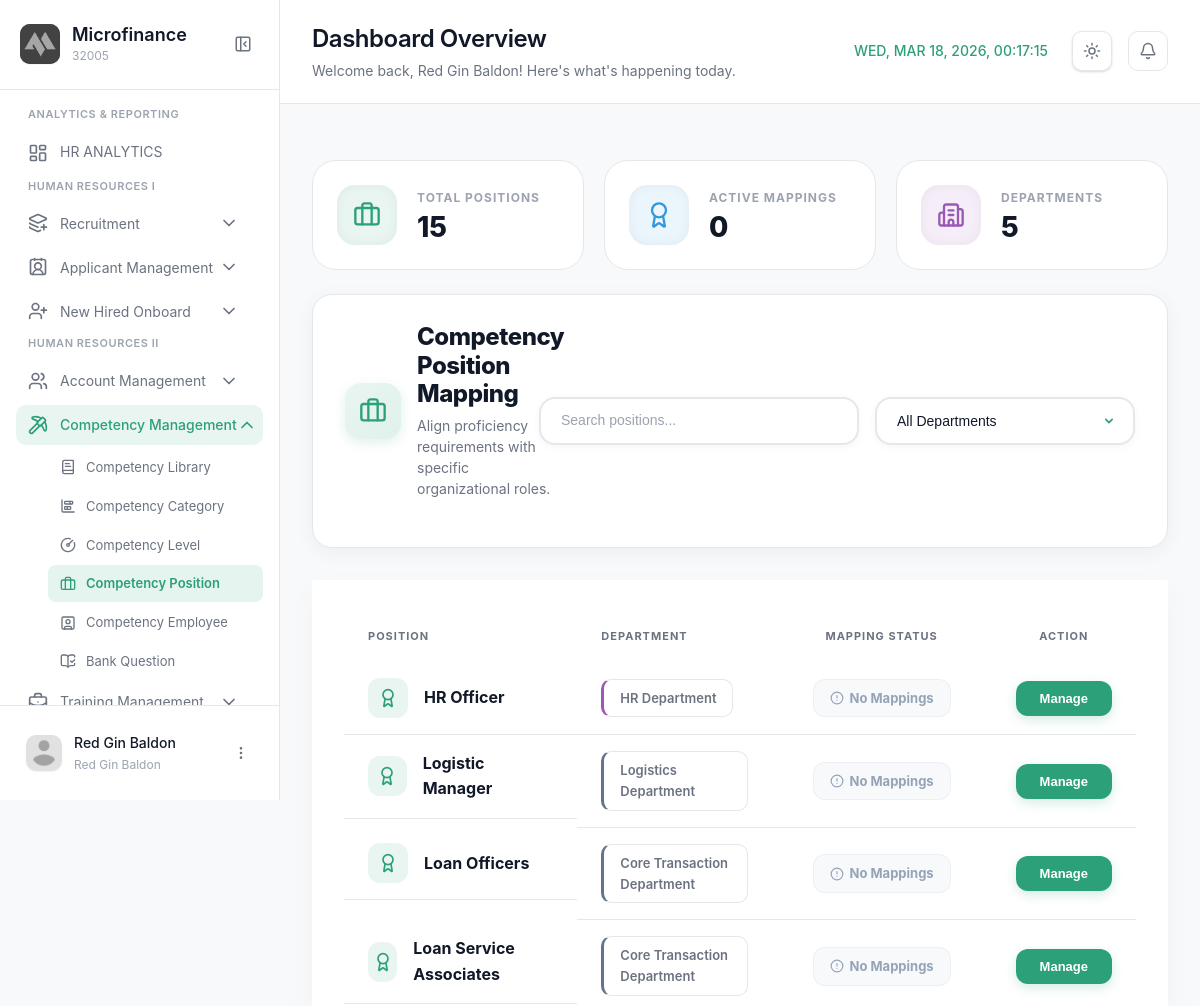
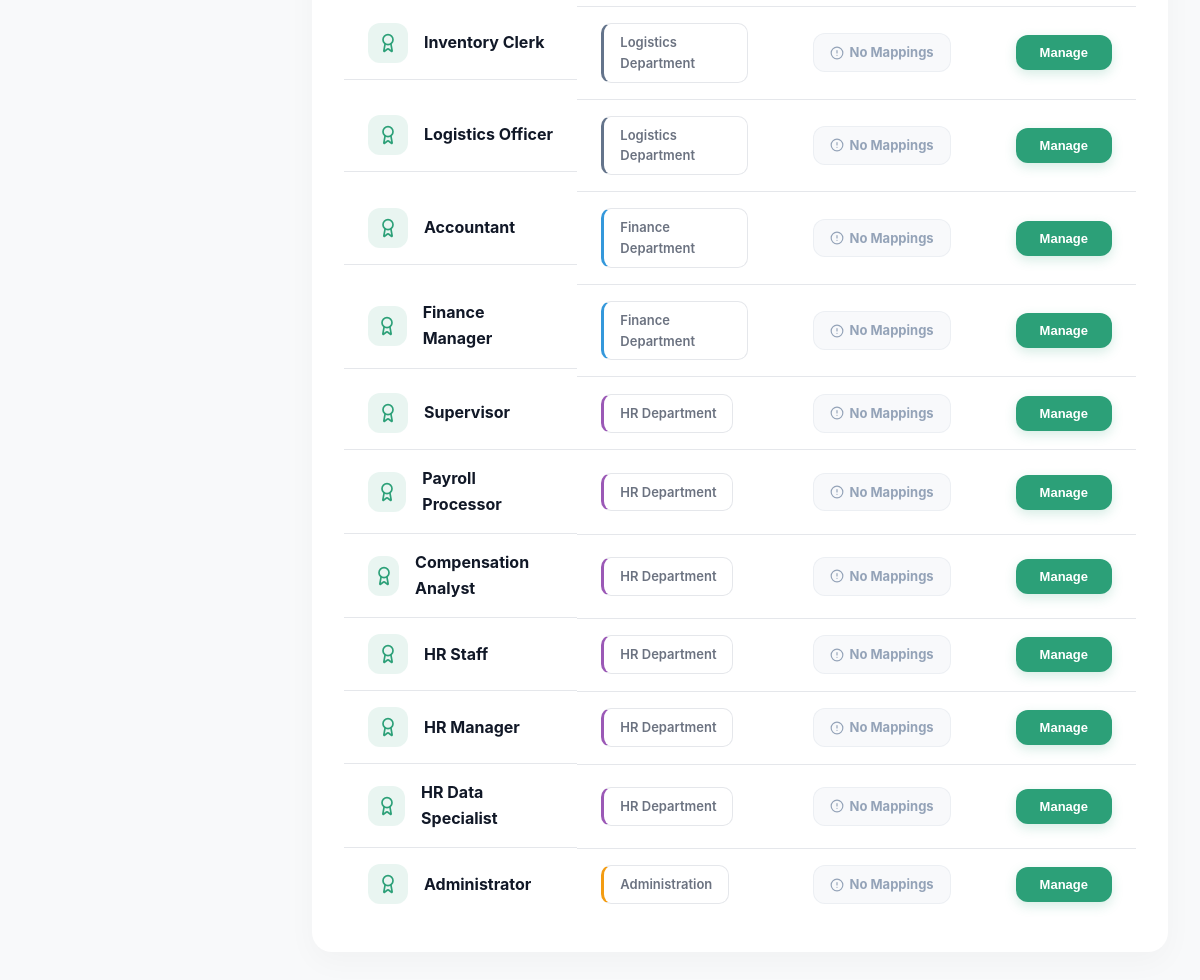
Before: /modules/admin/competencyposition.php (signed in) with the older database file (2 pictures, top to bottom).
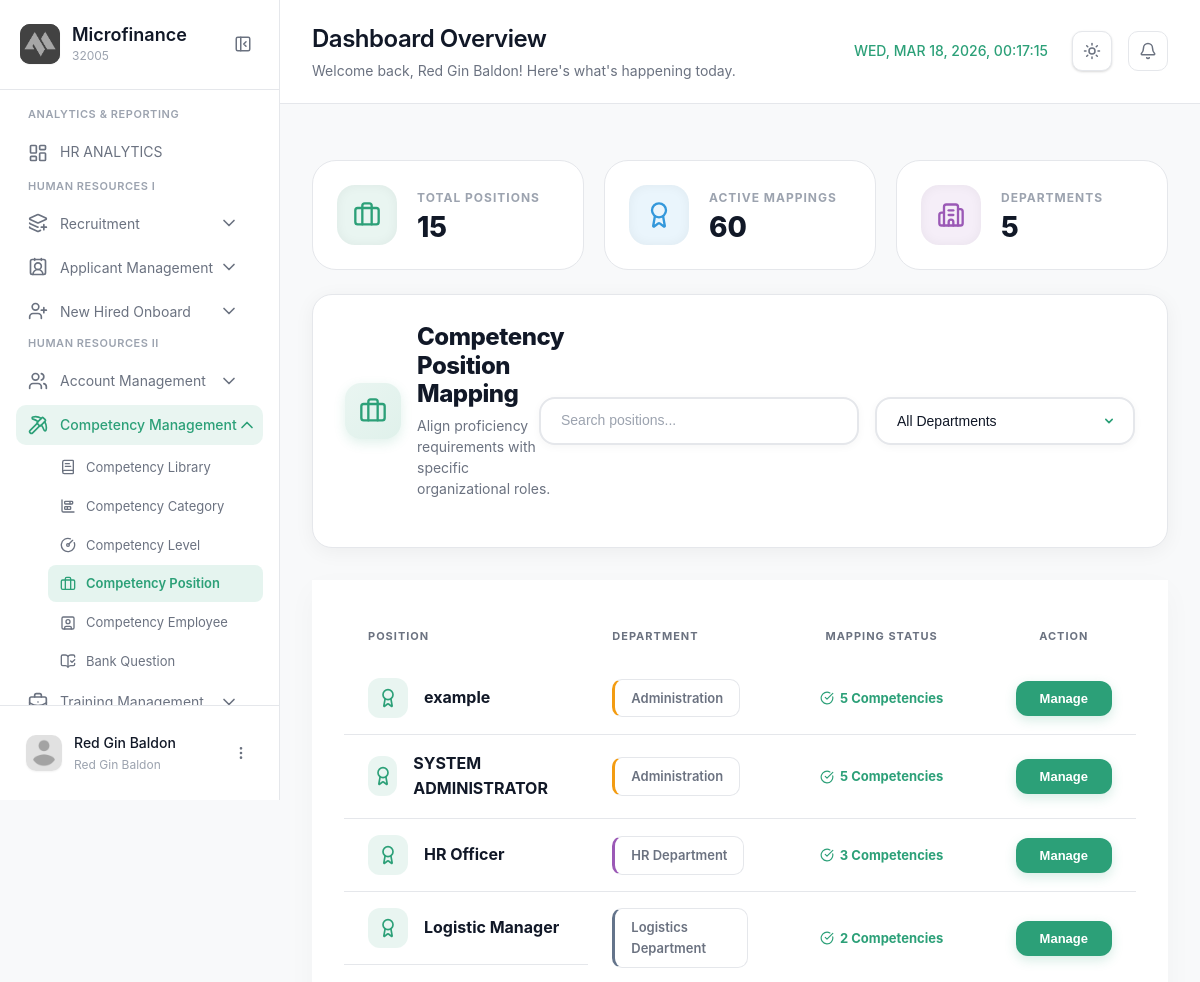
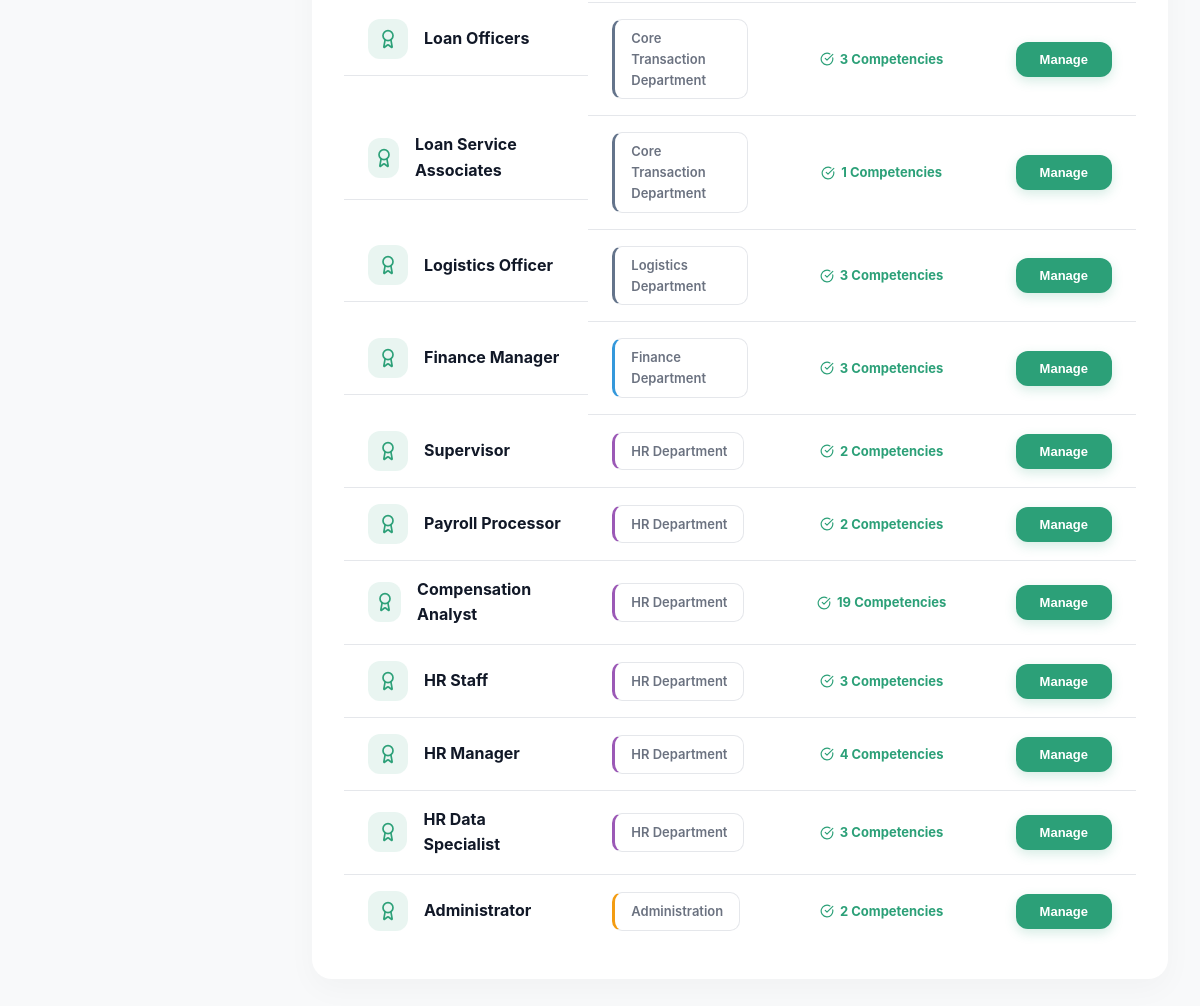
After: the same page with the newer database file (2 pictures, top to bottom).
### tables this page shows
CREATE TABLE `positions` (
  `PositionID` int(11) NOT NULL,
  `PositionName` varchar(100) NOT NULL,
  `JobDescription` text DEFAULT NULL,
  `PositionCode` varchar(10) DEFAULT NULL,
  `DepartmentID` int(11) DEFAULT NULL,
  `SalaryGradeID` int(11) DEFAULT NULL,
  `AuthorizedHeadcount` int(11) DEFAULT 1
);

CREATE TABLE `department` (
  `DepartmentID` int(11) NOT NULL,
  `DepartmentName` varchar(100) NOT NULL
);

### modules/admin/competencyposition.php (the view, shortened to what the changed rows need)
<!DOCTYPE html>
<html lang="en">
<head>
  <link rel="stylesheet" href="../../css/competencyposition.css?v=1.2">
</head>
<body>
  <aside class="sidebar" id="sidebar">
    <div class="sidebar-header">
      <div class="logo-container">
        <div class="logo-text">
          <h2 class="app-name">Microfinance</h2>
        </div>
      </div>
    </div>
  </aside>
  <main class="main-content">
    <header class="page-header">
      <div class="header-left">
        <div class="header-title">
          <h1>Dashboard Overview</h1>
        </div>
      </div>
    </header>
    <div class="content-wrapper">
      <?php require_once __DIR__ . '/../../config/config.php'; ?>
      <div class="stats-overview-pos">
        <?php
        $stats_q = "SELECT
            (SELECT COUNT(*) FROM positions) as total_positions,
            (SELECT COUNT(*) FROM position_competencies) as total_mappings,
            (SELECT COUNT(DISTINCT DepartmentID) FROM department) as total_depts";
        $stats_res = $conn->query($stats_q);
        $stats = $stats_res->fetch_assoc();
        ?>
        <div class="stat-card-pos">
          <div class="sc-info-pos">
            <span class="sc-label-pos">Active Mappings</span>
            <h3 class="sc-value-pos"><?php echo number_format($stats['total_mappings'] ?? 0); ?></h3>
          </div>
        </div>
      </div>
      <div class="action-bar-pos">
        <div class="ab-left-pos">
          <div class="ab-header-pos">
            <div class="ab-text-pos">
              <h2>Competency Position Mapping</h2>
            </div>
          </div>
        </div>
      </div>
      <div class="mapping-grid">
        <table class="mapping-table" id="mainMappingTable">
          <thead>
            <tr>
              <th>Position</th>
              <th>Department</th>
              <th style="width: 220px; text-align: center;">Mapping Status</th>
              <th style="width: 140px; text-align: center;">Action</th>
            </tr>
          </thead>
          <tbody>
            <?php
            $query = "SELECT p.PositionID, p.PositionName, d.DepartmentName,
                             (SELECT COUNT(*) FROM position_competencies pc WHERE pc.position_id = p.PositionID) as total_comp
                       FROM positions p
                       JOIN department d ON p.DepartmentID = d.DepartmentID
                       ORDER BY p.PositionID DESC";
            $result = $conn->query($query);
            if ($result && $result->num_rows > 0) {
                while ($row = $result->fetch_assoc()) {
                    $count = $row['total_comp'];
                    $count_label = ($count > 0) ? "$count Competencies" : "No Mappings";
                    $count_color = ($count > 0) ? 'var(--brand-green)' : '#94a3b8';
                    $dept_clean = strtolower(trim($row['DepartmentName']));
                    $dept_color = '#64748b';
                    if (strpos($dept_clean, 'finance') !== false) $dept_color = '#3498db';
                    else if (strpos($dept_clean, 'hr') !== false || strpos($dept_clean, 'human') !== false) $dept_color = '#9b59b6';
                    else if (strpos($dept_clean, 'microfinance') !== false || strpos($dept_clean, 'loan') !== false) $dept_color = '#2ecc71';
                    else if (strpos($dept_clean, 'admin') !== false) $dept_color = '#f39c12';
            ?>
            <tr id="row-pos-<?php echo $row['PositionID']; ?>"
                data-pos-name="<?php echo strtolower(htmlspecialchars($row['PositionName'])); ?>"
                data-dept-name="<?php echo htmlspecialchars($row['DepartmentName']); ?>">
              <td class="pos-name-cell">
                <div class="pos-icon-mini">
                  <i data-lucide="award"></i>
                </div>
                <strong><?php echo htmlspecialchars($row['PositionName']); ?></strong>
              </td>
              <td>
                <span class="dept-pill-pos" style="border-left: 3px solid <?php echo $dept_color; ?>;">
                  <?php echo htmlspecialchars($row['DepartmentName']); ?>
                </span>
              </td>
              <td style="text-align: center;">
                <span class="count-badge-pos v2" style="background: <?php echo $count_color; ?>10; color: <?php echo $count_color; ?>; border: 1px solid <?php echo $count_color; ?>20;">
                  <i data-lucide="<?php echo ($count > 0) ? 'check-circle' : 'alert-circle'; ?>" style="width: 14px; height: 14px; margin-right: 6px;"></i>
                  <?php echo $count_label; ?>
                </span>
              </td>
              <td style="text-align: center;">
                <button class="view-manage-btn" onclick="openManageModal(<?php echo $row['PositionID']; ?>)">
                  Manage
                </button>
              </td>
            </tr>
            <?php
                }
            } else {
                echo '<tr><td colspan="4" style="text-align: center; padding: 40px; color: var(--text-tertiary);">No positions found in the catalog.</td></tr>';
            }
            ?>
          </tbody>
        </table>
      </div>
    </div>
  </main>
</body>
</html>

Changed rows visible on the page:
removed positions: PositionName "Inventory Clerk", DepartmentID.DepartmentName "Logistics Department", count_label "No Mappings"
removed positions: PositionName "Accountant", DepartmentID.DepartmentName "Finance Department", count_label "No Mappings"
added positions: PositionName "example", DepartmentID.DepartmentName "Administration", count_label "5 Competencies"
added positions: PositionName "SYSTEM ADMINISTRATOR", DepartmentID.DepartmentName "Administration", count_label "5 Competencies"
changed positions "HR Officer": count_label "No Mappings" → "3 Competencies"
changed positions "Logistic Manager": count_label "No Mappings" → "2 Competencies"
changed positions "Loan Officers": count_label "No Mappings" → "3 Competencies"
changed positions "Loan Service Associates": count_label "No Mappings" → "1 Competencies"
changed positions "Logistics Officer": count_label "No Mappings" → "3 Competencies"
changed positions "Finance Manager": count_label "No Mappings" → "3 Competencies"
changed positions "Supervisor": count_label "No Mappings" → "2 Competencies"
changed positions "Payroll Processor": count_label "No Mappings" → "2 Competencies"
changed positions "Compensation Analyst": count_label "No Mappings" → "19 Competencies"
changed positions "HR Staff": count_label "No Mappings" → "3 Competencies"
changed positions "HR Manager": count_label "No Mappings" → "4 Competencies"
changed positions "HR Data Specialist": count_label "No Mappings" → "3 Competencies"
changed positions "Administrator": count_label "No Mappings" → "2 Competencies"
Other visible differences:
$stats['total_mappings']: "0" → "60"
